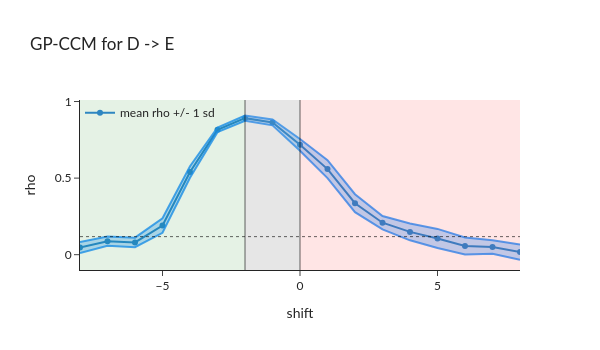

Source (notebook cell):
### Code cell
fig = go.Figure()
fig.update_layout(width = 600, height = 350)

fig.add_vrect(x0 = -(k - 1), x1 = 0.0, line_width = 0, fillcolor = "grey", opacity = 0.2)

fig.add_vrect(x0 = -8, x1 = -(k - 1), line_width = 0, fillcolor = "green", opacity = 0.1)
fig.add_vrect(x0 = 0., x1 = 8., line_width = 0, fillcolor = "red", opacity = 0.1)

fig.add_vline(x = -(k - 1), line_width = 1, fillcolor = "black", opacity = 0.6)
fig.add_vline(x = 0.0, line_width = 1, fillcolor = "black", opacity = 0.6)

fig.add_hline(y = e_to_d_eccm_null, line_dash = "dot", line_width = 1, fillcolor = "black", opacity = 0.6)

fig.add_trace(go.Scatter(x = -shifts, y = rho_s_d_to_e_eccm[:, 0], # reversing the meaning of x
                    mode = 'lines+markers',
                    name = 'mean rho +/- 1 sd',
                    line_color = eccm_darker))

fig.add_trace(go.Scatter(
    name = "",
    x = - shifts,
    y = rho_s_d_to_e_eccm[:, 0] + rho_s_d_to_e_eccm[:, 1].mul(1),
    marker = dict(color = eccm_solid_color),
    showlegend = False,
    mode = 'lines'
))

fig.add_trace(go.Scatter(
    name = "",
    x = - shifts,
    y = rho_s_d_to_e_eccm[:, 0] - rho_s_d_to_e_eccm[:, 1].mul(1),
    marker = dict(color = eccm_solid_color),
    showlegend = False,
    mode = 'lines',
    fillcolor = eccm_fill_color,
    fill = 'tonexty'
))

fig.update_layout(title = 'GP-CCM for D -> E',
                   xaxis_title = 'shift',
                   yaxis_title = 'rho')

# fig.update_layout(template = "plotly_white")
fig.update_layout(template = "simple_white")
fig.update_layout(font_family = "Lato")

fig.update_layout(xaxis_range = [-8.0, 8.0])
fig.update_layout(yaxis_range = [-0.1, 1.01])

fig.update_layout(legend = dict(x = 0, y = 1.01, bgcolor = "rgba(0,0,0,0)"))

fig.show()

### Figure 1 — Plotly figure (JSON) as saved in the notebook; plotly's stock layout.template omitted (floating-point values rounded to 4 significant figures)
{"data": [{"line": {"color": "rgba(46, 134, 193, 1.0)"}, "mode": "lines+markers", "name": "mean rho +/- 1 sd", "type": "scatter", "x": [8, 7, 6, 5, 4, 3, 2, 1, 0, -1, -2, -3, -4, -5, -6, -7, -8], "y": [0.01696, 0.05006, 0.05677, 0.1059, 0.1488, 0.2088, 0.3361, 0.5589, 0.7172, 0.8638, 0.8916, 0.8152, 0.5397, 0.1905, 0.08, 0.08831, 0.04677]}, {"marker": {"color": "rgba(30, 144, 255, 0.8)"}, "mode": "lines", "name": "", "showlegend": false, "type": "scatter", "x": [8, 7, 6, 5, 4, 3, 2, 1, 0, -1, -2, -3, -4, -5, -6, -7, -8], "y": [0.06649, 0.09469, 0.1118, 0.1683, 0.2038, 0.2521, 0.395, 0.6175, 0.7554, 0.8833, 0.9084, 0.8304, 0.5774, 0.238, 0.1109, 0.1189, 0.08257]}, {"fill": "tonexty", "fillcolor": "rgba(30, 144, 255, 0.3)", "marker": {"color": "rgba(30, 144, 255, 0.8)"}, "mode": "lines", "name": "", "showlegend": false, "type": "scatter", "x": [8, 7, 6, 5, 4, 3, 2, 1, 0, -1, -2, -3, -4, -5, -6, -7, -8], "y": [-0.03257, 0.005432, 0.001711, 0.04356, 0.09384, 0.1654, 0.2773, 0.5003, 0.6789, 0.8443, 0.8748, 0.8, 0.5021, 0.1429, 0.04906, 0.05775, 0.01097]}], "layout": {"font": {"family": "Lato"}, "height": 350, "legend": {"bgcolor": "rgba(0,0,0,0)", "x": 0, "y": 1.01}, "shapes": [{"fillcolor": "grey", "line": {"width": 0}, "opacity": 0.2, "type": "rect", "x0": -2, "x1": 0, "xref": "x", "y0": 0, "y1": 1, "yref": "y domain"}, {"fillcolor": "green", "line": {"width": 0}, "opacity": 0.1, "type": "rect", "x0": -8, "x1": -2, "xref": "x", "y0": 0, "y1": 1, "yref": "y domain"}, {"fillcolor": "red", "line": {"width": 0}, "opacity": 0.1, "type": "rect", "x0": 0, "x1": 8, "xref": "x", "y0": 0, "y1": 1, "yref": "y domain"}, {"fillcolor": "black", "line": {"width": 1}, "opacity": 0.6, "type": "line", "x0": -2, "x1": -2, "xref": "x", "y0": 0, "y1": 1, "yref": "y domain"}, {"fillcolor": "black", "line": {"width": 1}, "opacity": 0.6, "type": "line", "x0": 0, "x1": 0, "xref": "x", "y0": 0, "y1": 1, "yref": "y domain"}, {"fillcolor": "black", "line": {"dash": "dot", "width": 1}, "opacity": 0.6, "type": "line", "x0": 0, "x1": 1, "xref": "x domain", "y0": 0.1178, "y1": 0.1178, "yref": "y"}], "title": {"text": "GP-CCM for D -> E"}, "width": 600, "xaxis": {"range": [-8, 8], "title": {"text": "shift"}}, "yaxis": {"range": [-0.1, 1.01], "title": {"text": "rho"}}}}
